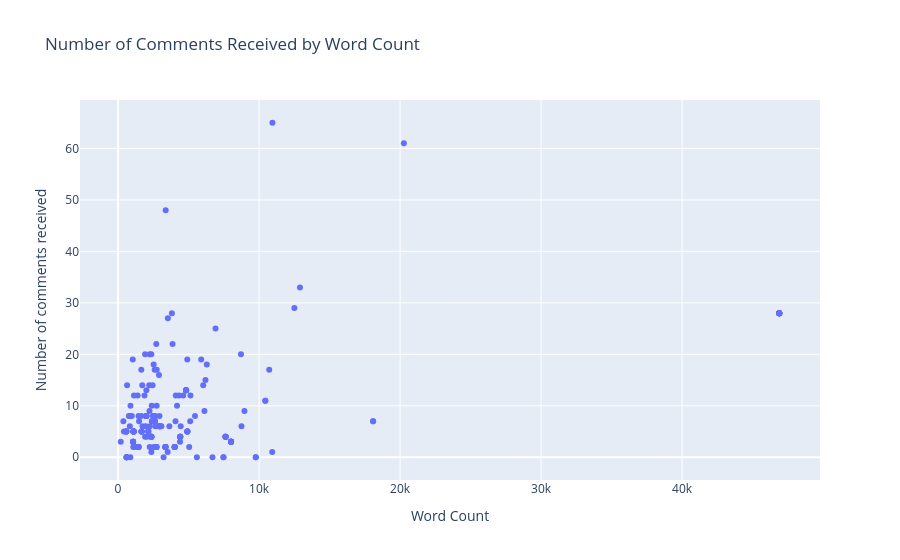

The code cell stored with this chart in its notebook:
### Markdown cell above
### Number of Comments Received by Word Count

### Code cell
# helps answer: does word count have any impact on the number of comments an author recieves?
# plotly scatterplot
labels = {'Word Count':'Word Count','Comment Count':'Number of comments received'}
fig = px.scatter(cleaned_candela_df, x="Word Count", y="Comment Count", labels=labels, title='Number of Comments Received by Word Count')
fig.show()
fig.write_html("/home/ekmys/PycharmProjects/IMT542_FinalProject_Stelter/assets/visualizations/word_count_comments.html")

### Figure 1 — Plotly figure (JSON) as saved in the notebook; plotly's stock layout.template omitted (floating-point values rounded to 4 significant figures; data arrays with more than 128 entries replaced by an {"elided": "..."} marker saying what was removed)
{"data": [{"hovertemplate": "Word Count=%{x}<br>Number of comments received=%{y}<extra></extra>", "legendgroup": "", "marker": {"color": "#636efa", "symbol": "circle"}, "mode": "markers", "name": "", "orientation": "v", "showlegend": false, "x": {"elided": "211 int values"}, "xaxis": "x", "y": {"elided": "211 int values"}, "yaxis": "y", "type": "scatter"}], "layout": {"xaxis": {"anchor": "y", "domain": [0.0, 1.0], "title": {"text": "Word Count"}}, "yaxis": {"anchor": "x", "domain": [0.0, 1.0], "title": {"text": "Number of comments received"}}, "legend": {"tracegroupgap": 0}, "title": {"text": "Number of Comments Received by Word Count"}}}
